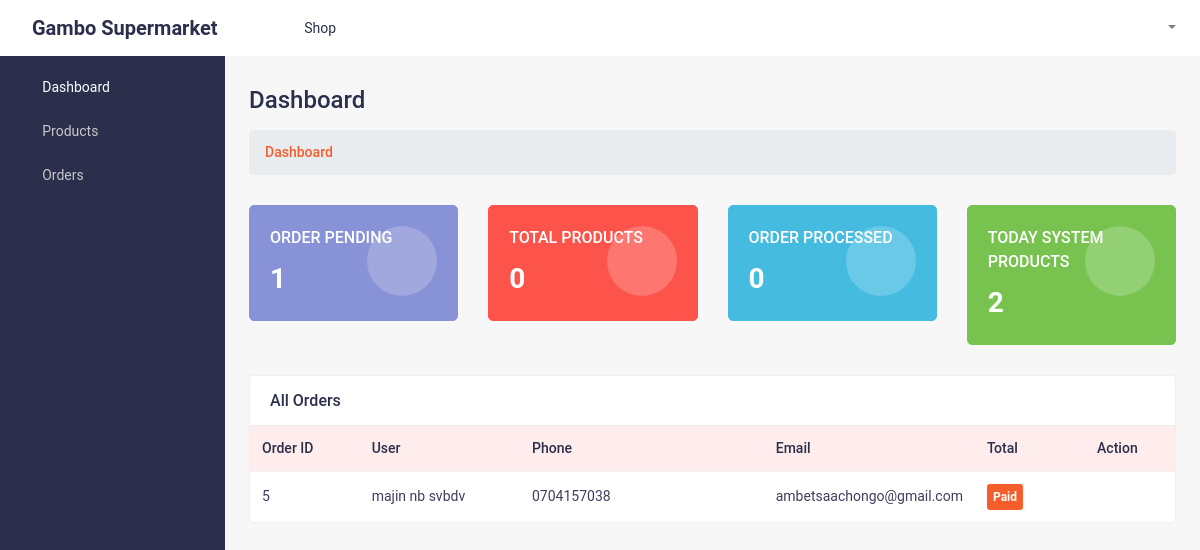
/vendors/ (signed in), run on the app's committed database.
### payment/models.py (models this page shows, shortened)
class PaidCustomer(models.Model):
    cart = models.ForeignKey(CartCustomer,on_delete=models.CASCADE)
    user =  models.ForeignKey(User,on_delete=models.CASCADE)
    paid =  models.BooleanField(default=False)
    processed = models.BooleanField(default=False)

### cart/models.py (models this page shows, shortened)
class CartCustomer(models.Model):
    user = models.ForeignKey(User,null=True,blank=True,on_delete=models.CASCADE)
    products = models.ManyToManyField(ResellProduct,blank=True)
    updates = models.DateTimeField(auto_now=True)
    timestamp = models.DateTimeField(auto_now_add=True)
    objects = CartManager()

### account/models.py (models this page shows, shortened)
class User(AbstractUser):
    email = models.EmailField(verbose_name='email',max_length=255,unique=True)
    phone = models.CharField(null=True,max_length=255)
    type = models.CharField(max_length=255,blank=True,null=True)
    REQUIRED_FIELDS = ['username','phone','first_name','last_name']
    USERNAME_FIELD = 'email'

### vendors/views.py (the view)
# urls.py: path('', index,name="sign_in"),
@login_required(login_url='account:sign_in')
def index(request):
    user_obj =  User.objects.get(id =  request.user.id)
    paid_c =  PaidCustomer.objects.filter().count()
    product_c = ResellProduct.objects.filter(user =  user_obj).count()
    processing = PaidCustomer.objects.filter(processed =  True)
    system_c = Products.objects.all().count()
    all_orders = PaidCustomer.objects.filter(paid = True)
    context = {
        "paid_c": paid_c,
        "product_c" : product_c  ,
        "processing" : processing,
        "system_c" : system_c,
        "all_orders":all_orders
    }
    return render(request,'vendor_index.html',context)

### products/models.py (called while the page is built)
    def active(self):
        return self.filter(Active=True)

    def all(self):
        return self.get_queryset().active()

    def get_queryset(self):
        return ProductQuerySet(self.model, using=self._db)

### vendors/templates/vendor_index.html (shortened to what this page needs)
{% load static %}
<!DOCTYPE html>
<html lang="en">
   {% include './vendor_index/head.html' %}
   <body class="sb-nav-fixed">
      {% include './vendor_index/nav.html'  %}
      <div id="layoutSidenav">
         {% include './vendor_index/sidebar.html' %}
         <div id="layoutSidenav_content">
            <main>
               <div class="container-fluid">
                  <h2 class="mt-30 page-title">Dashboard</h2>
                  <ol class="breadcrumb mb-30">
                     <li class="breadcrumb-item active">Dashboard</li>
                  </ol>
                  <div class="row">
                     <div class="col-xl-3 col-md-6">
                        <div class="dashboard-report-card purple">
                           <div class="card-content">
                              <span class="card-title">Order Pending</span>
                              <span class="card-count">
                                 {% if paid_c %}
                                 {{paid_c}}
                                 {% else %}
                                 {{0}}
                                 {% endif %}
                              </span>
                           </div>
                           <div class="card-media">
                              <i class="fab fa-rev"></i>
                           </div>
                        </div>
                     </div>
                     <div class="col-xl-3 col-md-6">
                        <div class="dashboard-report-card red">
                           <div class="card-content">
                              <span class="card-title">Total Products</span>
                              <span class="card-count">
                                 {% if product_c %}
                                 {{product_c}}
                                 {% else %}
                                 {{0}}
                                 {% endif %}
                              </span>
                           </div>
                           <div class="card-media">
                              <i class="far fa-times-circle"></i>
                           </div>
                        </div>
                     </div>
                     <div class="col-xl-3 col-md-6">
                        <div class="dashboard-report-card info">
                           <div class="card-content">
                              <span class="card-title">Order Processed</span>
                              <span class="card-count">
                                 {% if processing %}
                                 {{processing}}
                                 {% else %}
                                 {{0}}
                                 {% endif %}
                              </span>
                           </div>
                           <div class="card-media">
                              <i class="fas fa-sync-alt rpt_icon"></i>
                           </div>
                        </div>
                     </div>
                     <div class="col-xl-3 col-md-6">
                        <div class="dashboard-report-card success">
                           <div class="card-content">
                              <span class="card-title">Today System Products</span>
                              <span class="card-count">
                                 {% if system_c %}
                                 {{system_c}}
                                 {% else %}
                                 {{0}}
                                 {% endif %}
                              </span>
                           </div>
                           <div class="card-media">
                              <i class="fas fa-money-bill rpt_icon"></i>
                           </div>
                        </div>
                     </div>
                     <div class="col-xl-12 col-md-12">
                        <div class="card card-static-2 mb-30">
                           <div class="card-title-2">
                              <h4>All Orders</h4>
                           </div>
                           <div class="card-body-table">
                              <div class="table-responsive">
                                 <table class="table ucp-table table-hover">
                                    <thead>
                                       <tr>
                                          <th style="width:130px">Order ID</th>
                                          <th style="width:200px">User</th>
                                          <th style="width:300px">Phone</th>
                                          <th style="width:130px">Email</th>
                                          <th style="width:130px">Total</th>
                                          <th style="width:100px">Action</th>
                                       </tr>
                                    </thead>
                                    <tbody>
                                       {% if all_orders %}
                                       {% for f in all_orders %}
                                       <tr>
                                          <td>{{f.cart.id}}</td>
                                          <td>
                                             {{f.user.first_name}} {{f.user.last_name}}
                                          </td>
                                          <td>
                                             {{f.user.phone}}
                                          </td>
                                          <td>{{f.user.email}}</td>
                                          <td>
                                             <span class="badge-item badge-status">
                                                {% if f.paid %}
                                                Paid
                                                {% else %}
                                                Not Paid
                                                {% endif %}
                                             </span>
                                          </td>
                                          <td class="action-btns">
                                             <a href="order_view.html" class="views-btn"><i class="fas fa-eye"></i></a>
                                             <a href="order_edit.html" class="edit-btn"><i class="fas fa-edit"></i></a>
                                          </td>
                                       </tr>
                                       {% endfor %}
                                       {% endif %}
                                    </tbody>
                                 </table>
                              </div>
                           </div>
                        </div>
                     </div>
                  </div>
               </div>
            </main>
         </div>
      </div>
   </body>
</html>

### static_file/css/styles.css (style rules this page uses)
html { font-family:roboto,sans-serif!important;line-height:1.15;-webkit-text-size-adjust:100%;-webkit-tap-highlight-color:transparent }
article,aside,figcaption,figure,footer,header,hgroup,main,nav,section { display:block }
body { margin:0;font-family:roboto,sans-serif!important;font-size:1rem;font-weight:400;line-height:1.5;color:#2b2f4c;text-align:left;background-color:#f7f7f7 }
h1,h2,h3,h4,h5,h6 { margin-top:0;margin-bottom:.5rem }
ol,ul,dl { margin-top:0;margin-bottom:1rem }
a { color:#007bff;text-decoration:none;background-color:transparent }
table { border-collapse:collapse }
th { text-align:inherit }
h1,h2,h3,h4,h5,h6,.h1,.h2,.h3,.h4,.h5,.h6 { margin-bottom:.5rem;font-weight:500;line-height:1.2 }
h2,.h2 { font-size:2rem }
h4,.h4 { font-size:1.5rem }
html,body { height:100% }
.container,.container-fluid,.container-sm,.container-md,.container-lg,.container-xl { padding-left:1.5rem;padding-right:1.5rem }
#layoutSidenav { display:flex }
#layoutSidenav #layoutSidenav_content { position:relative;display:flex;flex-direction:column;justify-content:space-between;min-width:0;flex-grow:1;min-height:calc(100vh - 56px);margin-left:-225px }
@media (min-width:992px) { #layoutSidenav #layoutSidenav_content { margin-left:0;transition:margin .15s ease-in-out } }
.sb-nav-fixed #layoutSidenav #layoutSidenav_content { padding-left:225px;top:56px;background-color:#f7f7f7!important }

### static_file/css/admin-style.css (style rules this page uses)
.container,.container-fluid,.container-sm,.container-md,.container-lg,.container-xl { padding-left:1.5rem!important;padding-right:1.5rem!important }
.mt-30 { margin-top:30px!important }
.mb-30 { margin-bottom:30px!important }
.page-title { font-size:24px;font-weight:500;color:#2b2f4c;text-align:left;margin-bottom:15px }
.breadcrumb-item.active { color:#f55d2c!important }
.breadcrumb-item { color:#2b2f4c!important;font-weight:500;font-size:14px }
.dashboard-report-card { position:relative;margin-bottom:30px;border:1px solid #efefef;box-shadow:none;flex-direction:row;align-items:center;border-radius:5px;padding:20px;display:flex;justify-content:space-between;background:#fff }
.dashboard-report-card .card-media { width:70px;height:70px;border-radius:50%;flex-shrink:0;margin-left:15px;display:flex;align-items:center;text-align:center;background-color:rgba(255,255,255,.2);justify-content:center;right:20px;top:20px;position:absolute }
.dashboard-report-card .card-media i { font-size:35px;color:#fff }
.dashboard-report-card .card-content { color:#fff;flex-grow:1 }
.dashboard-report-card .card-content .card-title { text-transform:uppercase;display:block;margin-bottom:0;font-size:16px;font-weight:500 }
.dashboard-report-card .card-content .card-count { font-size:28px;margin:8px 0 0;display:block;font-weight:600 }
.dashboard-report-card.purple { background-color:#8892d6;border-color:#8892d6 }
.dashboard-report-card.red { background-color:#fc544b;border-color:#fc544b }
.dashboard-report-card.info { background-color:#45bbe0;border-color:#45bbe0 }
.dashboard-report-card.success { background-color:#78c350;border-color:#78c350 }
.rpt_icon { font-size:29px!important }
.card-static-2 { border:1px solid #efefef!important;background:#fff }
.card-title-2 { display:flex;align-items:center;width:100%;margin-bottom:0!important;border-bottom:0;padding:15px 20px }
.card-title-2 h4 { font-size:16px;font-weight:500;color:#2b2f4c;margin-bottom:0!important }
.ucp-table { color:#2b2f4c!important;border:0!important;border-color:#fff!important;margin-bottom:0!important }
.ucp-table thead th { vertical-align:bottom;border-bottom:0!important }
.ucp-table td,.ucp-table th { border-top:1px solid #efefef!important }
.ucp-table thead tr th { color:#2b2f4c;font-size:14px;background-color:#ffecec;font-weight:500 }
.ucp-table td { font-size:14px;font-weight:400;color:#3e3f5e;line-height:24px }
.badge-status { color:#fff;background-color:#f55d2c }
.badge-item { display:inline-block;padding:.55em .5em;font-size:12px;font-weight:600;line-height:1;text-align:center;white-space:nowrap;vertical-align:baseline;border-radius:3px;transition:color .15s ease-in-out,background-color .15s ease-in-out,border-color .15s ease-in-out,box-shadow .15s ease-in-out }
.action-btns { display:flex;align-items:center }
.action-btns a { font-size:14px;color:#2b2f4c;margin-right:15px }
.action-btns a:last-child { margin-right:0 }

### data on the page
PaidCustomer: cart.id "5", user.first_name "majin", user.last_name "nb svbdv", user.phone "0704157038", user.email "ambetsaachongo@gmail.com", paid "Paid"

### other printed values
{{ paid_c }} "1"
{{ 0 }} "0"
{{ system_c }} "2"
